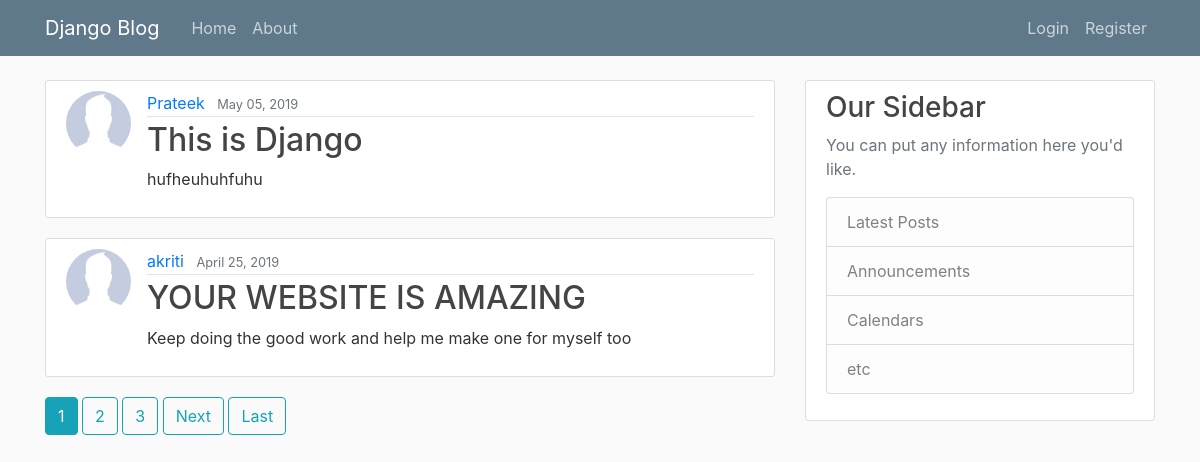
Screenshot of /blog/ with the database file from the repository.
### blog/models.py (models this page shows, shortened)
class Post(models.Model):
    title = models.CharField(max_length = 100)
    content = models.TextField()
    date_posted = models.DateTimeField(default = timezone.now)
    author = models.ForeignKey(User, on_delete = models.CASCADE)

### users/models.py (models this page shows, shortened)
class Profile(models.Model):
    user = models.OneToOneField(User, on_delete = models.CASCADE)
    image = models.ImageField(default = 'default.jpg', upload_to = 'profile_pics')

### blog/views.py (the view)
# urls.py: path('', PostListView.as_view(), name = 'blog-home'),
class PostListView(ListView):
    model = Post
    template_name = 'blog/home.html'
    context_object_name = 'posts'
    ordering = ['-date_posted']
    paginate_by = 2

### blog/templates/blog/home.html (shortened to what this page needs)
{%extends "blog/base.html"%}
{% block content %}
  {% for post in posts %}
  <article class="media content-section">
    <img class="rounded-circle article-img" src="{{ post.author.profile.image.url }}">
    <div class="media-body">
      <div class="article-metadata">
        <a class="mr-2" href="{% url 'user-posts' post.author.username %}">{{ post.author }}</a>
        <small class="text-muted">{{ post.date_posted|date:"F d, Y" }}</small>
      </div>
      <h2><a class="article-title" href="{% url 'post-detail' post.id %}">{{ post.title }}</a></h2>
      <p class="article-content">{{ post.content }}</p>
    </div>
</article>
  {% endfor %}
  {% if is_paginated %}
    {% for num in page_obj.paginator.page_range %}
      {% if page_obj.number == num %}
        <a class="btn btn-info mb-4" href="?page={{ num }}">{{ num }}</a>
      {% elif num > page_obj.number|add:'-3' and num < page_obj.number|add:'3' %}
        <a class="btn btn-outline-info mb-4" href="?page={{ num }}">{{ num }}</a>
      {% endif %}
    {% endfor %}
    {% if page_obj.has_next %}
      <a class="btn btn-outline-info mb-4" href="?page={{ page_obj.next_page_number}}">Next</a>
      <a class="btn btn-outline-info mb-4" href="?page={{ page_obj.paginator.num_pages }}">Last</a>
    {% endif %}
  {% endif %}
{% endblock content %}

### blog/templates/blog/base.html (shortened to what this page needs)
{%load static%}
<!DOCTYPE html>
<html lang="en" dir="ltr">
  <head>
    <link rel="stylesheet" href="https://maxcdn.bootstrapcdn.com/bootstrap/4.0.0/css/bootstrap.min.css">
    <link rel="stylesheet" type="text/css" href="{% static 'blog/main.css' %}">
</head>
  <body>
    <header class="site-header">
      <nav class="navbar navbar-expand-md navbar-dark bg-steel fixed-top">
        <div class="container">
          <a class="navbar-brand mr-4" href="{% url 'blog-home'%}">Django Blog</a>
          <div class="collapse navbar-collapse" id="navbarToggle">
            <div class="navbar-nav mr-auto">
              <a class="nav-item nav-link" href="{% url 'blog-home'%}">Home</a>
              <a class="nav-item nav-link" href="{% url 'blog-about'%}">About</a>
            </div>
            <div class="navbar-nav">
              {% if user.is_authenticated %}
                  <a class="nav-item nav-link" href="{% url 'post-create' %}">New Post</a>
                  <a class="nav-item nav-link" href="{% url 'profile' %}">Profile</a>
                  <a class="nav-item nav-link" href="{% url 'logout' %}">Log Out</a>
              {% else %}
                <a class="nav-item nav-link" href="{% url 'login' %}">Login</a>
                <a class="nav-item nav-link" href="{% url 'register' %}">Register</a>
              {% endif %}
            </div>
          </div>
        </div>
      </nav>
    </header>
    <main role="main" class="container">
      <div class="row">
        <div class="col-md-8">
          {% block content %}{% endblock %}
        </div>
        <div class="col-md-4">
          <div class="content-section">
            <h3>Our Sidebar</h3>
            <p class='text-muted'>You can put any information here you'd like.
              <ul class="list-group">
                <li class="list-group-item list-group-item-light">Latest Posts</li>
                <li class="list-group-item list-group-item-light">Announcements</li>
                <li class="list-group-item list-group-item-light">Calendars</li>
                <li class="list-group-item list-group-item-light">etc</li>
              </ul>
            </p>
          </div>
        </div>
      </div>
    </main>
  </body>
</html>

### blog/static/blog/main.css (style rules this page uses)
body { background: #fafafa; color: #333333; margin-top: 5rem; }
h1, h2, h3, h4, h5, h6 { color: #444444; }
ul { margin: 0; }
.bg-steel { background-color: #5f788a; }
.site-header .navbar-nav .nav-link { color: #cbd5db; }
.content-section { background: #ffffff; padding: 10px 20px; border: 1px solid #dddddd; border-radius: 3px; margin-bottom: 20px; }
.article-title { color: #444444; }
.article-content { white-space: pre-line; }
.article-img { height: 65px; width: 65px; margin-right: 16px; }
.article-metadata { padding-bottom: 1px; margin-bottom: 4px; border-bottom: 1px solid #e3e3e3 }

### rows the page displays
Post: author.profile.image (placeholder picture), author "Prateek", date_posted "May 05, 2019", title "This is Django", content "hufheuhuhfuhu"
Post: author.profile.image (placeholder picture), author "akriti", date_posted "April 25, 2019", title "YOUR WEBSITE IS AMAZING", content "Keep doing the good work and help me make one for myself too"

### other values shown
{{ num }} "1"
{{ num }} "2" "3"
